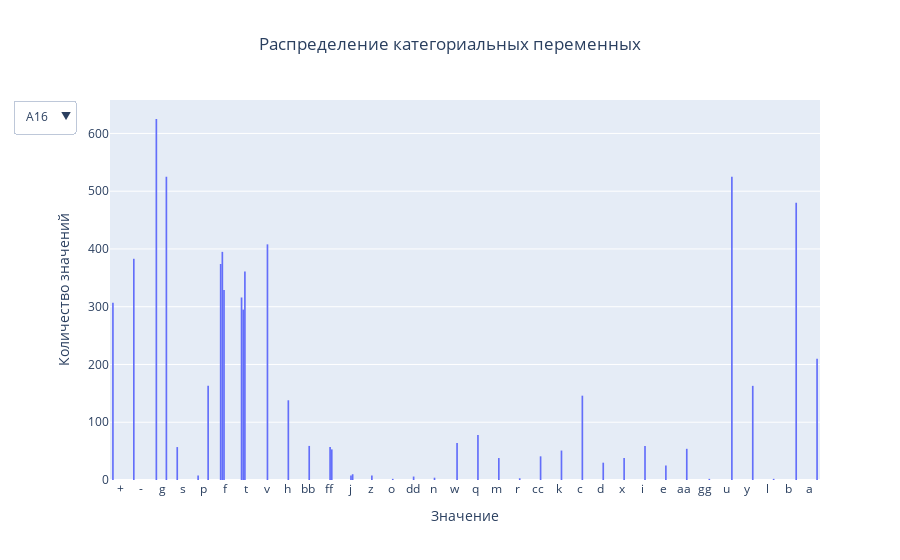

Notebook code for this chart:
### Markdown cell above
Теперь рассмотрим распределение категориальных переменных

### Code cell
updatemenu = [dict()]
buttons = []
fig2 = go.Figure()

for i in categorical.name:
    fig2.add_trace(px.histogram(df, x=i).data[0])

for i, col in enumerate(categorical.name):

    visibles = [False] * len(categorical.name)
    visibles[i] = True
    buttons.append(dict(method='restyle',
                        label=col,
                        args=["visible", visibles]
                        ))

updatemenu[0]['buttons'] = buttons
updatemenu[0]['direction'] = 'down'
updatemenu[0]['showactive'] = True

fig2.update_layout(showlegend=True, updatemenus=updatemenu)
fig2.update_layout(
     title={
        "text": "Распределение категориальных переменных",
        "x": 0.5
    },
    xaxis_title="Значение",
    yaxis_title="Количество значений"
)
fig2.show()

### Figure 1 — Plotly figure (JSON) as saved in the notebook; plotly's stock layout.template omitted (floating-point values rounded to 4 significant figures; data arrays with more than 128 entries replaced by an {"elided": "..."} marker saying what was removed)
{"data": [{"alignmentgroup": "True", "bingroup": "x", "hovertemplate": "A16=%{x}<br>count=%{y}<extra></extra>", "legendgroup": "", "marker": {"color": "#636efa", "pattern": {"shape": ""}}, "name": "", "offsetgroup": "", "orientation": "v", "showlegend": false, "type": "histogram", "x": {"elided": "690 str values"}, "xaxis": "x", "yaxis": "y"}, {"alignmentgroup": "True", "bingroup": "x", "hovertemplate": "A13=%{x}<br>count=%{y}<extra></extra>", "legendgroup": "", "marker": {"color": "#636efa", "pattern": {"shape": ""}}, "name": "", "offsetgroup": "", "orientation": "v", "showlegend": false, "type": "histogram", "x": {"elided": "690 str values"}, "xaxis": "x", "yaxis": "y"}, {"alignmentgroup": "True", "bingroup": "x", "hovertemplate": "A12=%{x}<br>count=%{y}<extra></extra>", "legendgroup": "", "marker": {"color": "#636efa", "pattern": {"shape": ""}}, "name": "", "offsetgroup": "", "orientation": "v", "showlegend": false, "type": "histogram", "x": {"elided": "690 str values"}, "xaxis": "x", "yaxis": "y"}, {"alignmentgroup": "True", "bingroup": "x", "hovertemplate": "A10=%{x}<br>count=%{y}<extra></extra>", "legendgroup": "", "marker": {"color": "#636efa", "pattern": {"shape": ""}}, "name": "", "offsetgroup": "", "orientation": "v", "showlegend": false, "type": "histogram", "x": {"elided": "690 str values"}, "xaxis": "x", "yaxis": "y"}, {"alignmentgroup": "True", "bingroup": "x", "hovertemplate": "A9=%{x}<br>count=%{y}<extra></extra>", "legendgroup": "", "marker": {"color": "#636efa", "pattern": {"shape": ""}}, "name": "", "offsetgroup": "", "orientation": "v", "showlegend": false, "type": "histogram", "x": {"elided": "690 str values"}, "xaxis": "x", "yaxis": "y"}, {"alignmentgroup": "True", "bingroup": "x", "hovertemplate": "A7=%{x}<br>count=%{y}<extra></extra>", "legendgroup": "", "marker": {"color": "#636efa", "pattern": {"shape": ""}}, "name": "", "offsetgroup": "", "orientation": "v", "showlegend": false, "type": "histogram", "x": {"elided": "690 str values"}, "xaxis": "x", "yaxis": "y"}, {"alignmentgroup": "True", "bingroup": "x", "hovertemplate": "A6=%{x}<br>count=%{y}<extra></extra>", "legendgroup": "", "marker": {"color": "#636efa", "pattern": {"shape": ""}}, "name": "", "offsetgroup": "", "orientation": "v", "showlegend": false, "type": "histogram", "x": {"elided": "690 str values"}, "xaxis": "x", "yaxis": "y"}, {"alignmentgroup": "True", "bingroup": "x", "hovertemplate": "A5=%{x}<br>count=%{y}<extra></extra>", "legendgroup": "", "marker": {"color": "#636efa", "pattern": {"shape": ""}}, "name": "", "offsetgroup": "", "orientation": "v", "showlegend": false, "type": "histogram", "x": {"elided": "690 str values"}, "xaxis": "x", "yaxis": "y"}, {"alignmentgroup": "True", "bingroup": "x", "hovertemplate": "A4=%{x}<br>count=%{y}<extra></extra>", "legendgroup": "", "marker": {"color": "#636efa", "pattern": {"shape": ""}}, "name": "", "offsetgroup": "", "orientation": "v", "showlegend": false, "type": "histogram", "x": {"elided": "690 str values"}, "xaxis": "x", "yaxis": "y"}, {"alignmentgroup": "True", "bingroup": "x", "hovertemplate": "A1=%{x}<br>count=%{y}<extra></extra>", "legendgroup": "", "marker": {"color": "#636efa", "pattern": {"shape": ""}}, "name": "", "offsetgroup": "", "orientation": "v", "showlegend": false, "type": "histogram", "x": {"elided": "690 str values"}, "xaxis": "x", "yaxis": "y"}], "layout": {"showlegend": true, "title": {"text": "Распределение категориальных переменных", "x": 0.5}, "updatemenus": [{"buttons": [{"args": ["visible", [true, false, false, false, false, false, false, false, false, false]], "label": "A16", "method": "restyle"}, {"args": ["visible", [false, true, false, false, false, false, false, false, false, false]], "label": "A13", "method": "restyle"}, {"args": ["visible", [false, false, true, false, false, false, false, false, false, false]], "label": "A12", "method": "restyle"}, {"args": ["visible", [false, false, false, true, false, false, false, false, false, false]], "label": "A10", "method": "restyle"}, {"args": ["visible", [false, false, false, false, true, false, false, false, false, false]], "label": "A9", "method": "restyle"}, {"args": ["visible", [false, false, false, false, false, true, false, false, false, false]], "label": "A7", "method": "restyle"}, {"args": ["visible", [false, false, false, false, false, false, true, false, false, false]], "label": "A6", "method": "restyle"}, {"args": ["visible", [false, false, false, false, false, false, false, true, false, false]], "label": "A5", "method": "restyle"}, {"args": ["visible", [false, false, false, false, false, false, false, false, true, false]], "label": "A4", "method": "restyle"}, {"args": ["visible", [false, false, false, false, false, false, false, false, false, true]], "label": "A1", "method": "restyle"}], "direction": "down", "showactive": true}], "xaxis": {"title": {"text": "Значение"}}, "yaxis": {"title": {"text": "Количество значений"}}}}
